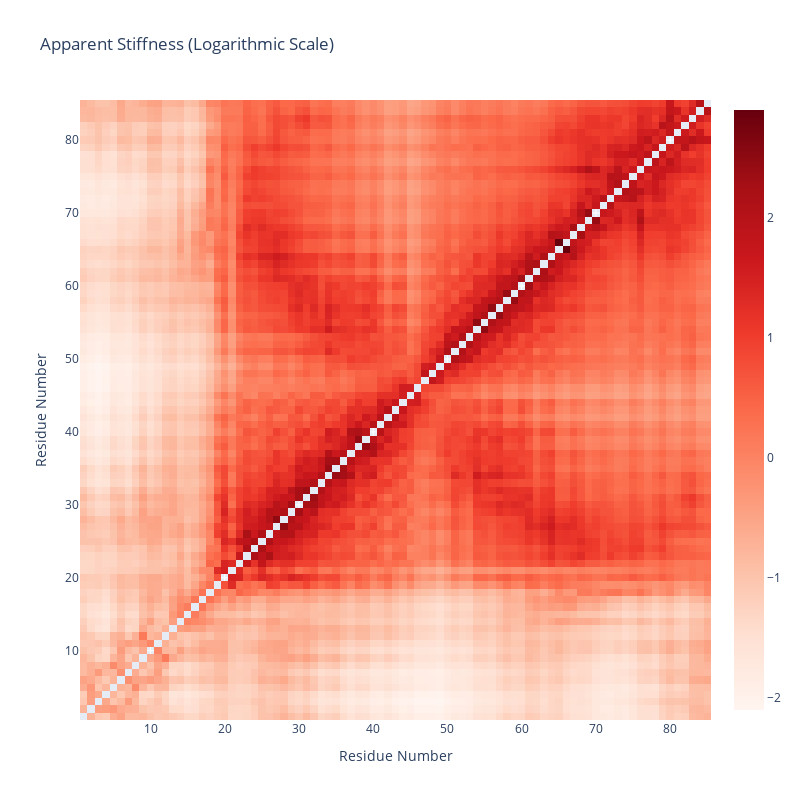

Notebook code cell kept with this figure:
### Markdown cell above
Plotting the **Apparent Stiffness** matrix (Logarithmic Scale):

### Code cell
y = np.array(pcz_stiffness_report['stiffness_log'])
x = list(range(1,len(y)))

plotly.offline.init_notebook_mode(connected=True)

fig = {
    "data": [go.Heatmap(x=x, y=x, z=y, type = 'heatmap', colorscale = 'reds')],
    "layout": go.Layout(title="Apparent Stiffness (Logarithmic Scale)",
                        xaxis=dict(title = "Residue Number"),
                        yaxis=dict(title = "Residue Number"),
                        width=800, height=800
                       )
}

plotly.offline.iplot(fig)

### Figure 1 — Plotly figure (JSON) as saved in the notebook; plotly's stock layout.template omitted (floating-point values rounded to 4 significant figures; data arrays with more than 128 entries replaced by an {"elided": "..."} marker saying what was removed)
{"data": [{"colorscale": [[0, "rgb(255,245,240)"], [0.125, "rgb(254,224,210)"], [0.25, "rgb(252,187,161)"], [0.375, "rgb(252,146,114)"], [0.5, "rgb(251,106,74)"], [0.625, "rgb(239,59,44)"], [0.75, "rgb(203,24,29)"], [0.875, "rgb(165,15,21)"], [1, "rgb(103,0,13)"]], "type": "heatmap", "x": [1, 2, 3, 4, 5, 6, 7, 8, 9, 10, 11, 12, 13, 14, 15, 16, 17, 18, 19, 20, 21, 22, 23, 24, 25, 26, 27, 28, 29, 30, 31, 32, 33, 34, 35, 36, 37, 38, 39, 40, 41, 42, 43, 44, 45, 46, 47, 48, 49, 50, 51, 52, 53, 54, 55, 56, 57, 58, 59, 60, 61, 62, 63, 64, 65, 66, 67, 68, 69, 70, 71, 72, 73, 74, 75, 76, 77, 78, 79, 80, 81, 82, 83, 84], "y": [1, 2, 3, 4, 5, 6, 7, 8, 9, 10, 11, 12, 13, 14, 15, 16, 17, 18, 19, 20, 21, 22, 23, 24, 25, 26, 27, 28, 29, 30, 31, 32, 33, 34, 35, 36, 37, 38, 39, 40, 41, 42, 43, 44, 45, 46, 47, 48, 49, 50, 51, 52, 53, 54, 55, 56, 57, 58, 59, 60, 61, 62, 63, 64, 65, 66, 67, 68, 69, 70, 71, 72, 73, 74, 75, 76, 77, 78, 79, 80, 81, 82, 83, 84], "z": {"elided": "85x85 float values"}}], "layout": {"height": 800, "title": {"text": "Apparent Stiffness (Logarithmic Scale)"}, "width": 800, "xaxis": {"title": {"text": "Residue Number"}}, "yaxis": {"title": {"text": "Residue Number"}}}}
